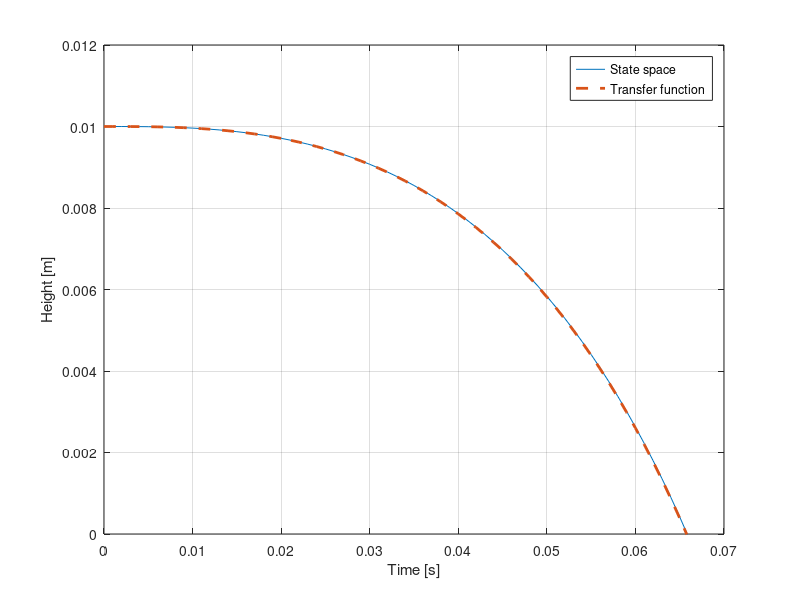

Source code (MATLAB):
%% System parameters
R    = 5;       % (ohm)
cL   = 1.9e-3;  % (m)
Ld   = 55e-3;   % (H)
m    = 0.018;   % (kg)
g    = 9.81;    % (m/s^2)
Linf = 0.1;     % (H)
% operating point
Y0=10e-3;       % (m)

%% From Assignment 1
Ydot0 = 0;   % Speed of the ball in operating point
I0    = sqrt((2*g*m)/(Ld*cL))*(cL+Y0);   % Current in operating point
U0    = R*I0;   % Voltage in operating point
L0    = Linf+(Ld*cL)/(cL+Y0);   % Inductance in operating point
dL0dy = -(Ld*cL)/((cL+Y0)^2);   % Derivative of the Inductance in operating point wrt the position

%% From Assignment 2
% Give the state space matrices such that
%       d/dt x = Ax + Bu
%            y = Cx + Du
%A = [-R,0,0;0,0,1;(g-Ld*cL*I0/(m*((cL+Y0)^2))),(g+Ld*cL*(I0^2)/(m*((cL+Y0)^3))),0];
%A = [-R,0,0;0,0,1;(-Ld*cL*I0/(m*((cL+Y0)^2))),(Ld*cL*(I0^2)/(m*((cL+Y0)^3))),0];
%A = [-R/L0,0,0;0,0,1;(-Ld*cL*I0/(m*((cL+Y0)^2))),(Ld*cL*(I0^2)/(m*((cL+Y0)^3))),0];
A = [-R/L0,0,(Ld*cL*I0)/(L0*((cL+Y0)^2));0,0,1;(-Ld*cL*I0/(m*((cL+Y0)^2))),(Ld*cL*(I0^2)/(m*((cL+Y0)^3))),0];
B = [1/L0,0,0].';
C = [0,1,0];
D = 0;

% Give the linear transfer function
s = tf('s');    % Laplace variable s
G = C * ((s * eye(size(A)) - A) \ B) + D;
%G = -260.7/(s^3+45.96*(s^2)-1516*s-75780);

G = minreal(G);             % To deal with pole-zero cancelations when comparing to the solution
sys = ss(A,B,C,D);          % Linearized state space
%G2=tf(sys)
[yss,tss] = step(sys,0.1);  % step response for state space
[ytf,ttf] = step(G,0.1);    % step response for transfer function
figure()
plot(tss,yss+Y0,ttf,ytf+Y0,'--','linewidth',2)
xlabel('Time [s]')
ylabel('Height [m]')
grid on
legend('State space','Transfer function')
axis([0 0.07 0 12e-3])


